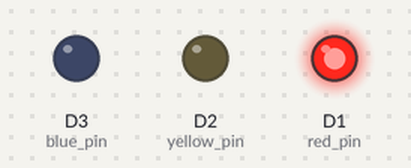
A sketch run on a simulated ESP8266 (NodeMCU). On the bench: output pins drawn as LEDs (lit = HIGH).

Above: at 0.2 s.
At 1.2 s:
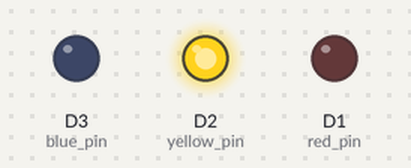
At 2.2 s:
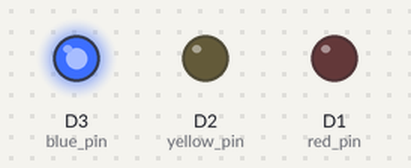
At 5.7 s:
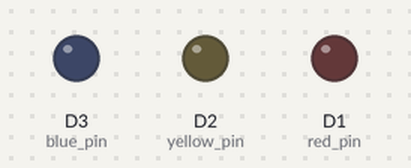
Timing chart, 0 to 6.9 s (numbered marks = the images above):
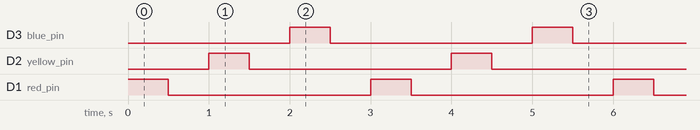

Measured:
- by itself, D3 (blue_pin), D2 (yellow_pin), D1 (red_pin): alternates HIGH for 0.50 s and LOW for 2.5 s
- by itself, everything shown: repeats every 3.0 s, in 6 steps

The sketch:

LED04.ino
```cpp
#define red_pin D1
#define yellow_pin D2
#define blue_pin D3

void setup() {

pinMode(red_pin, OUTPUT); // set the digital pin as output.
pinMode(yellow_pin, OUTPUT);
pinMode(blue_pin, OUTPUT);
Serial.begin(9600);
}
void loop() {
blinkLED(red_pin,500);
blinkLED(yellow_pin,500);
blinkLED(blue_pin,500);
}

void blinkLED(int pinNo, int delayTime)
{
  digitalWrite(pinNo, HIGH);
  delay(delayTime);
  digitalWrite(pinNo, LOW);
  delay(delayTime);
}
```
